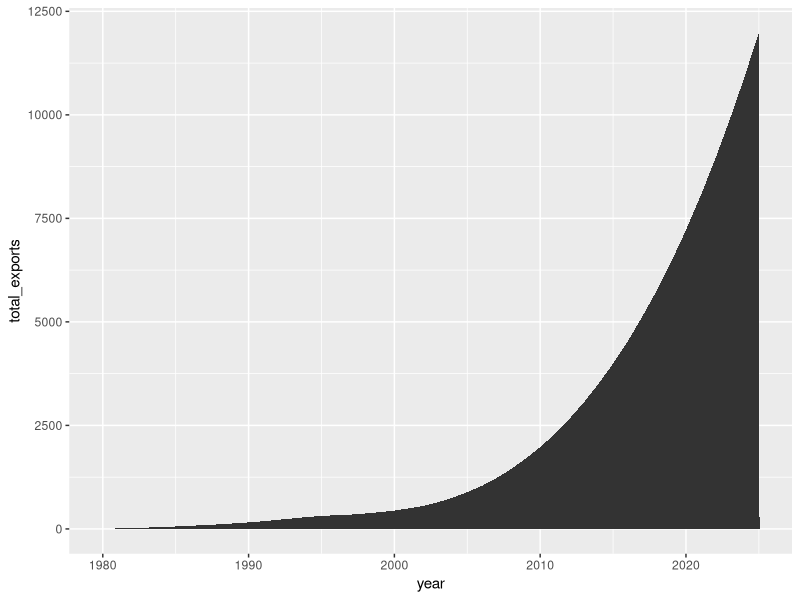
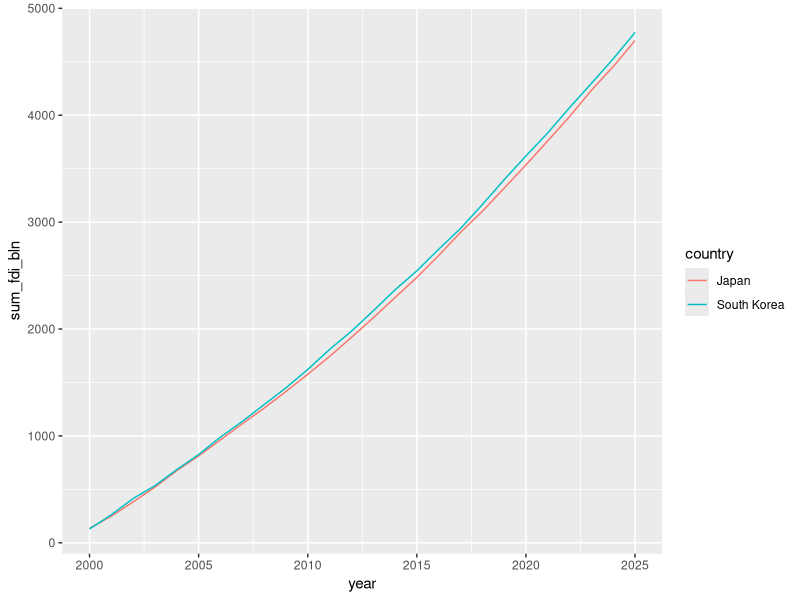
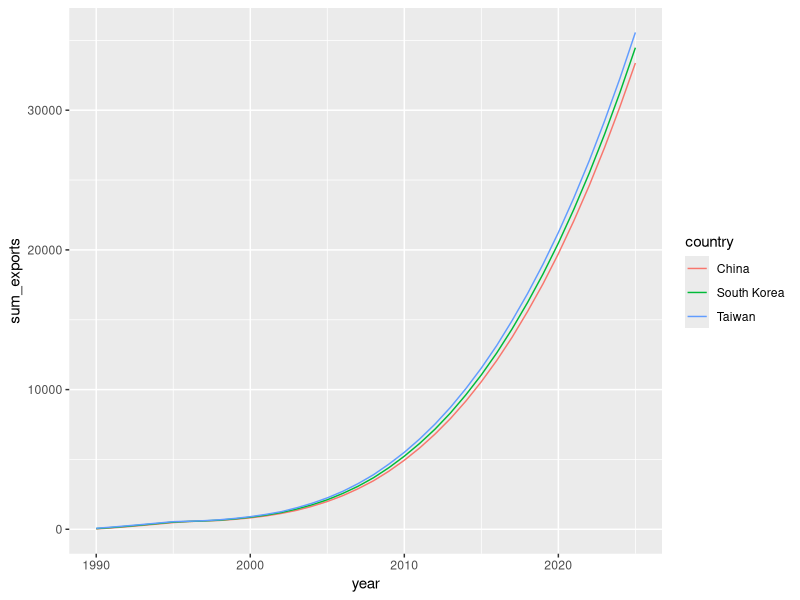
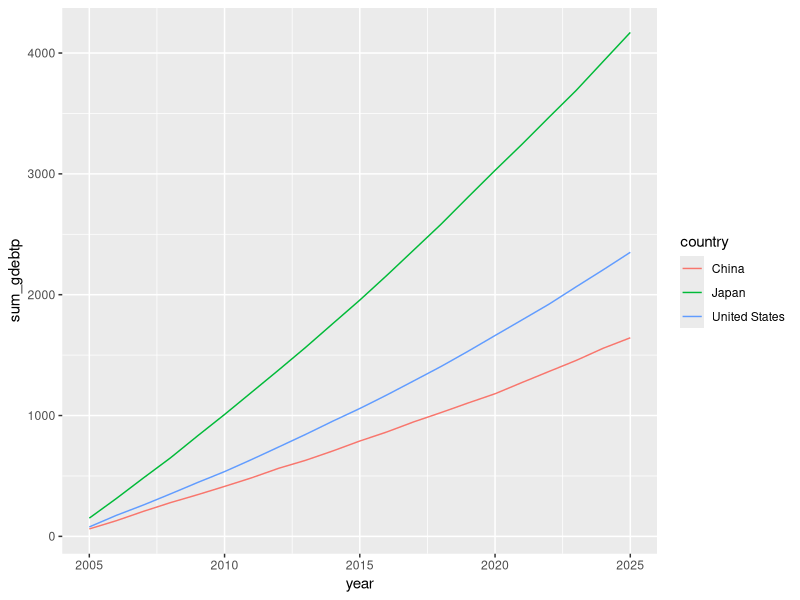
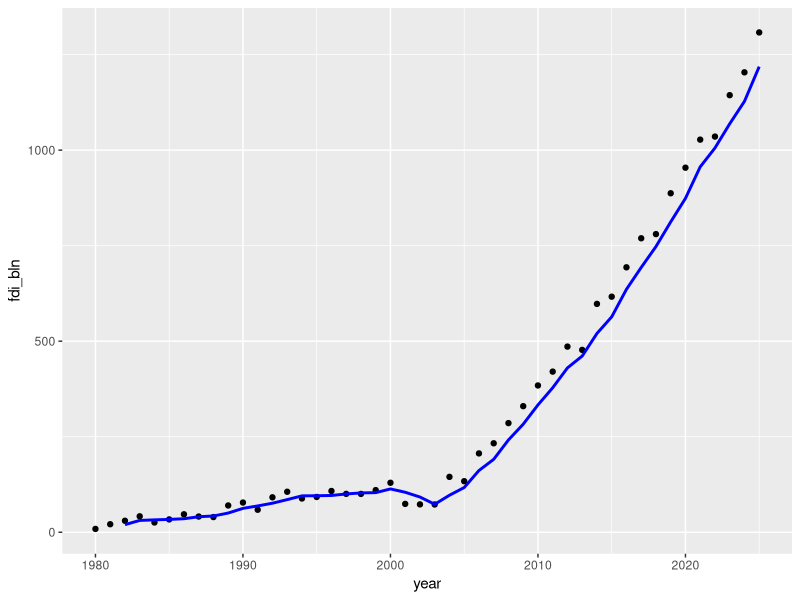
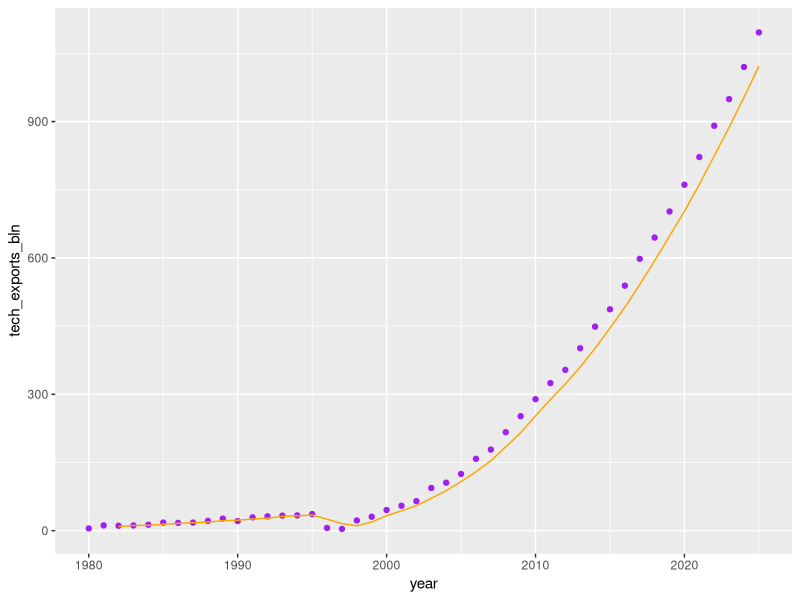
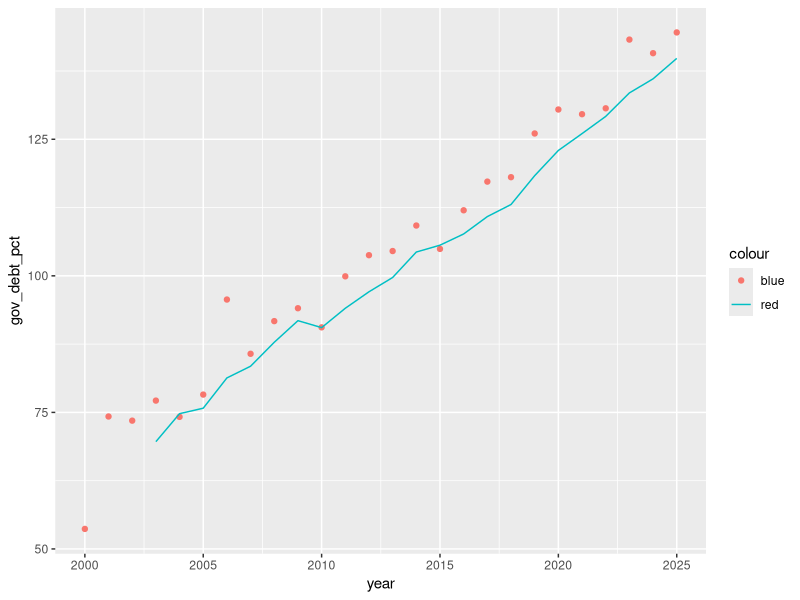
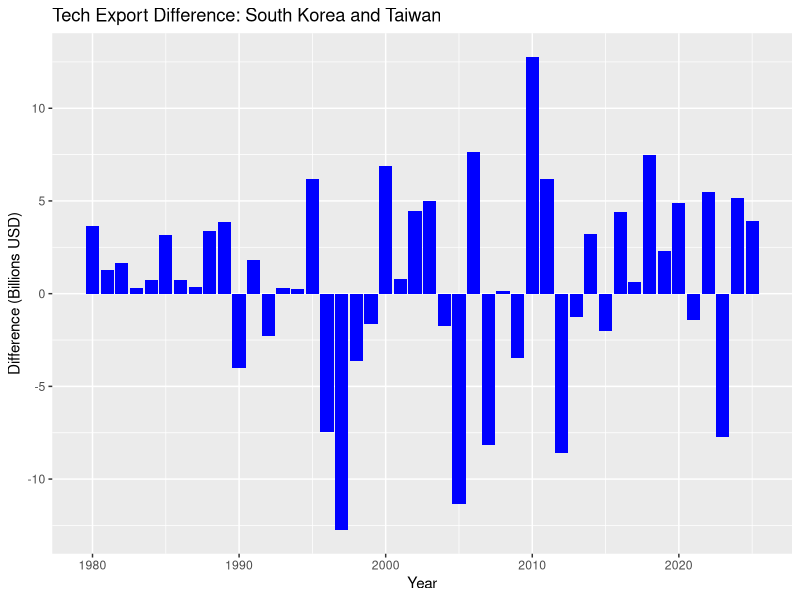

These charts were generated, in order, by the following R code:
## ---- chunk 1
library(tidyverse)

set.seed(101)

advanced_macro_data <- expand_grid(
  country = c("China", "South Korea", "United States", "Japan", "Taiwan"),
  year = 1980:2025
) %>%
  mutate(
    # Simulate Foreign Direct Investment with some variance
    fdi_bln = case_when(
      country == "China" & year > 2000 ~ (year - 2000)^1.5 * 10 + rnorm(n(), 50, 20),
      country == "United States" ~ (year - 1980) * 12 + rnorm(n(), 100, 30),
      TRUE ~ (year - 1980) * 5 + rnorm(n(), 20, 10)
    ),
    # Simulate Unemployment Rate (spiking during known crises)
    unemployment_rate = case_when(
      country == "South Korea" & year %in% 1997:1999 ~ rnorm(n(), 7.5, 1),
      country == "United States" & year %in% c(2008, 2009, 2010, 2020) ~ rnorm(n(), 8.5, 1.5),
      TRUE ~ rnorm(n(), 4.0, 1.2)
    ),
    # Simulate Inflation - introducing NA values randomly to force data cleaning
    inflation_rate = rnorm(n(), 3.0, 2.5),
    # Simulate Government Debt as % of GDP
    gov_debt_pct = case_when(
      country == "Japan" ~ (year - 1980) * 4 + 50 + rnorm(n(), 10, 5),
      country == "United States" & year > 2000 ~ (year - 2000) * 3 + 60 + rnorm(n(), 5, 5),
      TRUE ~ (year - 1980) * 1.5 + 20 + rnorm(n(), 5, 5)
    ),
    # Simulate Tech Exports
    tech_exports_bln = if_else(
      country %in% c("South Korea", "Taiwan", "China") & year > 1995,
      (year - 1995)^2 * 1.2 + rnorm(n(), 10, 5),
      (year - 1980) * 2 + rnorm(n(), 5, 2)
    ),
    # Add a messy text column mimicking qualitative analyst notes
    analyst_note = sample(
      c(" stable_growth ", "CRISIS_watch", "recession Warning", " steady ", NA), 
      size = n(), replace = TRUE, prob = c(0.4, 0.1, 0.1, 0.3, 0.1)
    )
  ) %>%
  # Introduce random missing values (NAs) in inflation to practice cleaning
  mutate(inflation_rate = ifelse(runif(n()) < 0.1, NA, inflation_rate)) %>%
  # Round numerics
  mutate(across(where(is.numeric) & !matches("year"), ~round(.x, 2)))

# Save to your working directory
write_csv(advanced_macro_data, "advanced_macro_data.csv")
## ---- chunk 2
advanced_macro_data %>%
    group_by(country) %>%
    summarize(
        avg_fdi = mean(fdi_bln, na.rm = TRUE),
        sd_fdi = sd(fdi_bln, na.rm = TRUE)
    ) %>%
    arrange(desc(avg_fdi))
## ---- chunk 3
advanced_macro_data %>%
    group_by(country) %>%
    summarize(
        avg_debt = mean(gov_debt_pct, na.rm = TRUE),
        med_debt = median(gov_debt_pct, na.rm = TRUE)
    ) %>%
    arrange(desc(med_debt))
## ---- chunk 4
advanced_macro_data %>%
    group_by(country) %>%
    filter(unemployment_rate == max(unemployment_rate, na.rm = TRUE)) %>%
    select(country, year, unemployment_rate)
## ---- chunk 5
advanced_macro_data %>%
    group_by(country) %>%
    filter(fdi_bln == max(fdi_bln, na.rm = TRUE)) %>%
    select(country, year, fdi_bln) %>%
    arrange(desc(fdi_bln))
## ---- chunk 6
advanced_macro_data %>%
    group_by(country) %>%
    summarize(missing_inflation_count = sum(is.na(inflation_rate))) %>%
    arrange(desc(missing_inflation_count))
## ---- chunk 7
advanced_macro_data %>%
    group_by(country) %>%
    summarize(missing_analyst_note = sum(is.na(analyst_note))) %>%
    arrange(desc(missing_analyst_note))
## ---- chunk 8
advanced_macro_data %>%
    mutate(decade = year %/% 10 * 10) %>%
    group_by(country, decade) %>%
    summarize(
        median_debt = median(gov_debt_pct, na.rm = TRUE)
    )
## ---- chunk 9
advanced_macro_data %>%
    mutate(five_year_block = year %/% 5 * 5) %>%
    group_by(country, five_year_block) %>%
    summarize(
        avg_unemployment = mean(unemployment_rate, na.rm = TRUE)
    )
## ---- chunk 10
advanced_macro_data %>%
    filter(country == 'South Korea') %>%
    arrange(year) %>%
    mutate(
        prev_inflation = lag(inflation_rate),
        yoy_inflation_change = inflation_rate - prev_inflation
    )
## ---- chunk 11
advanced_macro_data %>%
    filter(country == 'United States') %>%
    arrange(year) %>%
    mutate(ly_gov_debt_pct = lag(gov_debt_pct),
    yoy_gov_debt_pct = gov_debt_pct - ly_gov_debt_pct
    ) %>%
    select(country, year, gov_debt_pct, ly_gov_debt_pct, yoy_gov_debt_pct)
## ---- chunk 12
advanced_macro_data %>%
    filter(country == 'Taiwan') %>%
    arrange(year) %>%
    mutate(total_exports = cumsum(tech_exports_bln)) %>%
    ggplot(aes(x = year, y = total_exports)) +
    geom_area()
## ---- chunk 13
advanced_macro_data %>%
filter(country %in% c('Japan', 'South Korea'), year >= 2000) %>%
group_by(country) %>%
arrange(year) %>%
mutate(sum_fdi_bln = cumsum(fdi_bln)) %>%
ggplot(aes(x = year, y = sum_fdi_bln, color = country)) +
geom_line()
## ---- chunk 14
advanced_macro_data %>%
    filter(country %in% c('China', 'Taiwan', 'South Korea'), year >= 1990) %>%
    arrange(year) %>%
    mutate(sum_exports = cumsum(tech_exports_bln)) %>%
    ggplot(aes(x = year, y = sum_exports, color = country)) +
    geom_line()
## ---- chunk 15
advanced_macro_data %>%
    filter(country %in% c('United States', 'China', 'Japan'), year >= 2005) %>%
    group_by(country) %>%
    arrange(year) %>%
    mutate(sum_gdebtp = cumsum(gov_debt_pct)) %>%
    ggplot(aes(x = year, y = sum_gdebtp, color = country)) +
    geom_line()
## ---- chunk 16
advanced_macro_data %>%
    filter(country == 'China') %>%
    arrange(year) %>%
    mutate(
        fdi_rolling_avg = ((fdi_bln + lag(fdi_bln) + lag(fdi_bln, 2)) /3)
    ) %>%
    ggplot(aes(x = year)) +
    geom_point(aes(y = fdi_bln), color = 'black') +
    geom_line(aes(y = fdi_rolling_avg), color = 'blue', linewidth = 1)
## ---- chunk 17
advanced_macro_data %>%
    filter(country == 'South Korea') %>%
    arrange(year) %>%
    mutate(
        rol_avg_tech = ((tech_exports_bln + lag(tech_exports_bln) + lag(tech_exports_bln, 2)) / 3)
    ) %>%
    ggplot(aes(x = year)) +
    geom_point(aes(y = tech_exports_bln), color = 'purple') +
    geom_line(aes(y = rol_avg_tech), color = 'orange')
## ---- chunk 18
advanced_macro_data %>%
    filter(country == 'United States', year >= 2000) %>%
    arrange(year) %>%
    mutate(
        rol_avg_gdpt = ((gov_debt_pct) + lag(gov_debt_pct) + lag(gov_debt_pct, 2) + lag(gov_debt_pct, 3)) / 4
    ) %>%
    ggplot(aes(x = year)) +
    geom_point(aes(y = gov_debt_pct, color = 'blue')) +
    geom_line(aes(y = rol_avg_gdpt, color = 'red'))
## ---- chunk 19
advanced_macro_data %>%
    select(year, country, tech_exports_bln) %>%
    pivot_wider(
        names_from = country,
        values_from = tech_exports_bln
    )
## ---- chunk 20
advanced_macro_data %>%
    select(year, country, fdi_bln) %>%
    pivot_wider(
        names_from = country,
        values_from = fdi_bln
    )
## ---- chunk 21
advanced_macro_data %>%
    filter(country %in% c('China', 'Japan', 'Taiwan', 'South Korea')) %>%
    select(year, country, gov_debt_pct) %>%
    pivot_wider(
        names_from = country,
        values_from = gov_debt_pct
    )
## ---- chunk 22
advanced_macro_data %>%
    filter(country %in% c('United States', 'China')) %>%
    arrange(year) %>%
    mutate(rol_avg = ((unemployment_rate) + lag(unemployment_rate) + lag(unemployment_rate, 2)) / 3) %>%
    select(year, country, rol_avg) %>%
    pivot_wider(
        names_from = country,
        values_from = rol_avg
    )
## ---- chunk 23
advanced_macro_data %>%
    select(year, country, tech_exports_bln) %>%
    pivot_wider(
        names_from = country,
        values_from = tech_exports_bln
    ) %>%
    mutate(tech_diff = `South Korea` - `Taiwan`) %>%
    ggplot(aes(x = year, y = tech_diff)) +
    geom_col(fill = 'blue') +
    labs(
        title = "Tech Export Difference: South Korea and Taiwan",
        x = "Year",
        y = "Difference (Billions USD)"
    )
## ---- chunk 24
advanced_macro_data %>%
    select(year, country, unemployment_rate) %>%
    pivot_wider(
        names_from = country,
        values_from = unemployment_rate
    ) %>%
    mutate(unemp_gap = `United States` - `Japan`) %>%
    ggplot(aes(x = year, y = unemp_gap)) +
    geom_col(fill = 'red') +
    labs(
        title = "Unemployment Gap between the United States and Japan",
        x = "Year",
        y = "Unemployment Gap (In Percent)"
    )
## ---- chunk 25
advanced_macro_data %>%
    filter(year >= 2005) %>%
    select(year, country, fdi_bln) %>%
    pivot_wider(
        names_from = country,
        values_from = fdi_bln
    ) %>%
    mutate(fdi_diff = `China` - `South Korea`) %>%
    ggplot(aes(x = year, y = fdi_diff)) +
    geom_col(fill = 'purple') +
    labs(
        title = "FDI difference between China and South Korea",
        x = "Year",
        y = "FDI difference"
    )
## ---- chunk 26
advanced_macro_data %>%
    select(year, country, gov_debt_pct) %>%
    pivot_wider(
        names_from = country,
        values_from = gov_debt_pct
    ) %>%
    mutate(total_debt_pct = `Taiwan` + `South Korea`) %>%
    ggplot(aes(x = year, y = total_debt_pct)) +
    geom_col(fill = 'green') +
    labs(
        title = "Total amount of cumulative debt between South Korea and Taiwan",
        x = "Year",
        y = "Cumulative Debt"
    )
## ---- chunk 27
advanced_macro_data %>%
    filter(country %in% c('United States', 'China')) %>%
    group_by(country) %>%
    arrange(year) %>%
    mutate(rolling_fdi = (fdi_bln +lag(fdi_bln)+ lag(fdi_bln, 2)) / 3) %>%
    filter(year >= 2000) %>%
    select(year, country, rolling_fdi) %>%
    pivot_wider(
        names_from = country,
        values_from = rolling_fdi
    ) %>%
    mutate(fdi_gap = `China` - `United States`) %>%
    ggplot(aes(x = year, y = fdi_gap)) +
    geom_col(fill = 'red')
## ---- chunk 28
advanced_macro_data %>%
    select(year, country, tech_exports_bln) %>%
    pivot_wider(
        names_from = country,
        values_from = tech_exports_bln
    ) %>%
    pivot_longer(
        cols = -year,
        names_to = "country",
        values_to = "tech_exports_bln"
    )
## ---- chunk 29
advanced_macro_data %>%
    select(year, country, fdi_bln) %>%
    pivot_wider(
        names_from = country,
        values_from = fdi_bln
    ) %>%
    pivot_longer(
        cols = -year,
        names_to = "country",
        values_to = "fdi_bln"
    )
## ---- chunk 30
advanced_macro_data %>%
    filter(country %in% c('China', 'Japan', 'South Korea')) %>%
    select(year, country, gov_debt_pct) %>%
    pivot_wider(
        names_from = country,
        values_from = gov_debt_pct
    ) %>%
    pivot_longer(
        cols = c(`China`, `Japan`, `South Korea`),
        names_to = "country",
        values_to = "gov_debt_pct"
    )
## ---- chunk 31
advanced_macro_data %>%
    filter(country %in% c('United States', 'China')) %>%
    group_by(country) %>%
    arrange(year) %>%
    mutate(rolavgun = ((unemployment_rate) + lag(unemployment_rate) + lag(unemployment_rate, 2)) / 3) %>%
    ungroup(country) %>%
    select(year, country, rolavgun) %>%
    pivot_wider(
        names_from = country,
        values_from = rolavgun
    ) %>%
    pivot_longer(
        cols = c(`United States`, China),
        names_to = "country",
        values_to = "rolavgun"
    )
## ---- chunk 32
advanced_macro_data %>%
    ggplot(aes(x = year, y = gov_debt_pct)) +
    geom_line(color = 'blue') +
    facet_wrap(~country, scales = "free_y") +
    labs(
        title = "test",
        x = "Year",
        y = "Government Debt (% of GDP)"
    )
## ---- chunk 33
advanced_macro_data %>%
    ggplot(aes(x = year, y = fdi_bln)) +
    geom_line(color = 'red') +
    facet_wrap(~country, scales = "free_y") +
    labs(
        title = "Second Test",
        x = "Year",
        y = "Foreign Direct Investment (Billions)"
    )
## ---- chunk 34
advanced_macro_data %>%
    filter(year >= 2005) %>%
    ggplot(aes(x = year, y = unemployment_rate)) +
    geom_line(color = 'red') +
    facet_wrap(~country, scales = "free_y") +
    labs(
        title = "Third Test",
        x = "Year",
        y = "Unemployment Rate"
    )
## ---- chunk 35
advanced_macro_data %>%
    group_by(country) %>%
    arrange(year) %>%
    mutate(rol_avg_teb = (tech_exports_bln + lag(tech_exports_bln, 1) + lag(tech_exports_bln, 2)) / 3) %>%
    ungroup(country) %>%
    ggplot(aes(x = year, y = rol_avg_teb)) +
    geom_line() +
    facet_wrap(~country, scales = "free_y") +
    labs(
        title = "fourth test",
        x = "year",
        y = "rolling average of tech exports"
    )
## ---- chunk 36
advanced_macro_data %>%
    filter(country == 'United States') %>%
    ggplot(aes(x = year, y = fdi_bln)) +
    geom_line(color = "darkgreen") +
    scale_y_continuous(labels = scales::label_dollar()) +
    labs(
        title = "United States FDI over time",
        x = "Year",
        y = "Foreign Direct Investment (Billions)"
    )
## ---- chunk 37
advanced_macro_data %>%
    filter(country == 'China') %>%
    ggplot(aes(x = year, y = tech_exports_bln))+
    geom_line()+
    scale_y_continuous(labels = scales::label_dollar())
## ---- chunk 38
advanced_macro_data %>%
    filter(country == 'South Korea') %>%
    ggplot(aes(x = year, y = unemployment_rate)) +
    geom_line() +
    scale_y_continuous(labels = scales::label_percent(scale =1))
## ---- chunk 39
advanced_macro_data %>%
    filter(country == 'Japan') %>%
    ggplot(aes(x = year, y = gov_debt_pct)) +
    geom_line() +
    scale_y_continuous(labels = scales::label_comma())
## ---- chunk 40
advanced_macro_data %>%
    drop_na(inflation_rate, unemployment_rate) %>%
    ggplot(aes(x = inflation_rate, y = unemployment_rate, color = country)) +
    geom_point() +
    theme_minimal() +
    theme(legend.position = "bottom") +
    labs(
        title = "Inflation Rate vs Unemployment Rate",
        x = "Inflation Rate (%)",
        y = "Unemployment Rate (%)",
        color = "Country"
    )
## ---- chunk 41
advanced_macro_data %>%
    drop_na(gov_debt_pct, inflation_rate) %>%
    ggplot(aes(x = gov_debt_pct, y = inflation_rate, color = country)) +
    geom_point() +
    theme_minimal() +
    theme(legend.position = "bottom") +
    scale_y_continuous(labels = scales::label_percent(scale = 1)) +
    labs(
        title = "Comparison of Government Debt to Inflation Rate",
        x = "Government Debt (%)",
        y = "Inflation Rate (%)",
        color = "Country"
    )
## ---- chunk 42
advanced_macro_data %>%
filter(country %in% c('United States', 'China')) %>%
drop_na(tech_exports_bln, fdi_bln) %>%
ggplot(aes(x = tech_exports_bln, y = fdi_bln, color = country)) +
geom_point() +
theme_bw() +
theme(legend.position = "bottom") +
labs(
    title = "first test",
    x = "tech exports bln",
    y = "fdi bln"
)
## ---- chunk 43
advanced_macro_data %>%
    filter(year >= 2010) %>%
    drop_na(fdi_bln, gov_debt_pct) %>%
    ggplot(aes(x = fdi_bln, y = gov_debt_pct, color = country)) +
    geom_point() +
    theme_classic() +
    theme(legend.position = "bottom") +
    scale_x_continuous(labels = scales::label_dollar()) +
    labs(
        title = "Graph showing fdi to gvt debt",
        x = "fdi (bil)",
        y = "gvt debt (%)"
    )
## ---- chunk 44
advanced_macro_data %>%
    filter(country == 'South Korea') %>%
    ggplot(aes(x = year, y = unemployment_rate)) +
    geom_point() +
    geom_line() +
    geom_vline(xintercept = 1997, linetype = "dashed", color = "red") +
    annotate(
        "text",
        x = 1997.5,
        y = 20,
        label = "Asian Financial Crisis",
        color = "red",
        hjust = 0
    ) +
    labs(
        title = "graph showing asian financial crisis damage.",
        x = "Year",
        y = "Unemployment Rate(%)"
    )
## ---- chunk 45
advanced_macro_data %>%
    filter(country == 'United States') %>%
    ggplot(aes(x = year, y = gov_debt_pct)) +
    geom_line() +
    geom_point() +
    geom_vline(xintercept = 2008, linetype = "solid", color = "red") +
    annotate(
        "text",
        x = 2008.5,
        y = 10,
        label = "Global Financial Crisis",
        color = "red",
        hjust = "red"
    ) +
    labs(
        title = "Graph Showing Effects of the Global Financial Crisis",
        x = "Year",
        y = "Government Debt as a Percent"
    )
## ---- chunk 46
advanced_macro_data %>%
    filter(country == 'China') %>%
    ggplot(aes(x = year, y = inflation_rate))+
    geom_line() +
    geom_point() +
    geom_hline(yintercept = 3, linetype = "dashed", color = "blue") +
    annotate(
        "text",
        x = 2000,
        y = 3.5,
        label = "Inflation Target",
        color = "red",
        hjust = 0
    ) +
    labs(
        title = "Graph showing Inflation Target",
        x = "Year",
        y = "Inflation Rate"
    )
## ---- chunk 47
advanced_macro_data %>%
    filter(country == 'Japan') %>%
    ggplot(aes(x = year, y = unemployment_rate)) +
    geom_line() +
    geom_point() +
    geom_vline(xintercept = 2020, linetype = "dashed", color = "blue") +
    annotate(
        "Text",
        x = 2010,
        y = 7,
        label = "COVID-19 Shock",
        color = "red",
        hjust = 0
    ) +
    labs(
        title = "Graph showing damage of COVID-19",
        x = "Year",
        y = "Unemployment Rate"
    )
## ---- chunk 48
advanced_macro_data %>%
    filter(year >= 1995, year <= 1997) %>%
    filter(country %in% c('United States', 'South Korea')) %>%
    group_by(country) %>%
    arrange(country, year) %>%
    mutate(rol_avg_teb = (tech_exports_bln + lag(tech_exports_bln) + lag(tech_exports_bln, 2)) / 3) %>%
    ungroup(country) %>%
    select(country, year, tech_exports_bln, rol_avg_teb)
## ---- chunk 49
advanced_macro_data %>%
    filter(year >= 2010) %>%
    filter(country %in% c('China', 'Japan', 'South Korea')) %>%
    select(year, country, tech_exports_bln) %>%
    pivot_wider(
        names_from = country,
        values_from = tech_exports_bln
    )

## ---- chunk 50
advanced_macro_data %>%
    filter(year >= 2010) %>%
    filter(country %in% c('China', 'Japan', 'South Korea')) %>%
    select(year, country, tech_exports_bln) %>%
    pivot_wider(
        names_from = country,
        values_from = tech_exports_bln
    ) %>%
    pivot_longer(
        cols = -year,
        names_to = "country",
        values_to = "tech_exports_bln"
    )
## ---- chunk 51
advanced_macro_data %>%
    filter(country %in% c('United States', 'China')) %>%
    select(year, country, fdi_bln) %>%
    pivot_wider(
        names_from = country,
        values_from = fdi_bln
    ) %>%
    pivot_longer(
        cols = -year,
        names_to = "country",
        values_to = "fdi_bln"
    ) %>%
    ggplot(aes(x = year, y = fdi_bln, color = country)) +
    geom_line() +
    scale_y_continuous(labels = scales::label_dollar()) +
    labs(
        title = "Comparison of China and United States FDI (billions USD)",
        x = "Year",
        y = "FDI (in Billions)"
    )
## ---- chunk 52
advanced_macro_data %>%
    arrange(year) %>%
    group_by(country) %>%
    mutate(rlng_avg_unem = (unemployment_rate + lag(unemployment_rate) + lag(unemployment_rate, 2)) / 3) %>%
    ungroup(country) %>%
    ggplot(aes(x = year, y = rlng_avg_unem)) +
    geom_line() +
    geom_point()+
    theme_minimal() +
    facet_wrap(~country, scales = "free_y") +
    scale_y_continuous(labels = scales::label_percent(scale = 1)) +
    labs(
        title = "Three-year rolling averages for unemployment in Major Economies",
        x = "Year",
        y = "Unemployment"
    )
## ---- chunk 53
advanced_macro_data %>%
    filter(country == 'South Korea') %>%
    ggplot(aes(x = year, y = gov_debt_pct)) +
    geom_point() +
    geom_line() +
    geom_vline(xintercept = 1997, linetype = "dashed", color = "red") +
    annotate(
        "text",
        x = 1998,
        y = 6,
        label = "IMF Bailout",
        color = "red",
        hjust = 0
    ) +
    labs(
        title = "Graph showing the effects of the IMF Bailout",
        x = "Year",
        y = "Government Debt as a Percentage of GDP"
    )
## ---- chunk 54
advanced_macro_data %>%
    filter(year >= 2005) %>%
    drop_na(inflation_rate, unemployment_rate) %>%
    ggplot(aes(x = inflation_rate, y = unemployment_rate, color = country)) +
    geom_point() +
    theme_light() +
    theme(legend.position = "bottom")
## ---- chunk 55
advanced_macro_data %>%
    filter(year >= 2008) %>%
    filter(country %in% c('China', 'Japan', 'South Korea')) %>%
    drop_na(gov_debt_pct, fdi_bln) %>%
    ggplot(aes(x = gov_debt_pct, y = fdi_bln, color = country)) +
    geom_point() +
    scale_y_continuous(labels = scales::label_dollar()) +
    theme(legend.position = "top") +
    theme_minimal()
## ---- chunk 56
advanced_macro_data %>%
    filter(year < 2020) %>%
    filter(country %in% c('United States', 'China', 'South Korea')) %>%
    drop_na(tech_exports_bln, unemployment_rate) %>%
    ggplot(aes(x = tech_exports_bln, y = unemployment_rate, color = country)) +
    scale_x_continuous(labels = scales::label_dollar()) +
    scale_y_continuous(labels = scales::label_percent(scale = 1)) +
    #Decided that I would also make sure the unit we are placing in the y category is accurate since we are already doing the same for the x axis
    geom_point() +
    theme_classic() +
    labs(
        title = "Technology Exports to Unemployment Dynamics in North America and Asia",
        x = "Tech Exports (Billions USD)",
        y = "Unemployment Rate (%)"
    )
## ---- chunk 57
advanced_macro_data %>%
filter(country == 'Japan') %>%
drop_na(year, inflation_rate) %>%
ggplot(aes(x = year, y = inflation_rate)) +
geom_line() +
geom_point() +
geom_hline(yintercept = 2.5, x = 2000, color = "red")
## ---- chunk 58
advanced_macro_data %>%
filter(country %in% c('China', 'Japan', 'South Korea')) %>%
select(year, country, tech_exports_bln) %>%
pivot_wider(
    names_from = "country",
    values_from = "tech_exports_bln"
) %>%
pivot_longer(
    cols = -year,
    names_to = "country",
    values_to = "tech_exports_bln"
) %>%
group_by(country) %>%
arrange(year) %>%
mutate(threeyear = (tech_exports_bln + lag(tech_exports_bln) + lag(tech_exports_bln, 2)) / 3) %>%
ungroup() %>%
drop_na(threeyear) %>%
ggplot(aes(x = year, y = threeyear)) +
geom_line() +
facet_wrap(~country, scales = "free_y") +
scale_y_continuous(labels = scales::label_dollar())
## ---- chunk 59
advanced_macro_data %>%
    filter(country == 'United States') %>%
    ggplot(aes(x = year, y = gov_debt_pct)) +
    geom_line() +
    theme_classic() +
    geom_vline(xintercept = 2008.5, linetype = "dashed", color = "red") +
    annotate(
        "rect",
        xmin = 2007, xmax = 2009,
        ymin = -Inf, ymax = Inf,
        fill = "red",
        alpha = 0.2
    )
## ---- chunk 60
advanced_macro_data %>%
    filter(country %in% c('China', 'Japan', 'South Korea')) %>%
    filter(year >= 2008) %>%
    drop_na(gov_debt_pct, fdi_bln) %>%
    ggplot(aes(x = fdi_bln, y = gov_debt_pct, color = country)) +
    scale_y_continuous(labels = scales::label_dollar()) +
    geom_point() +
    theme_minimal() +
    theme(legend.position = "Top")
## ---- chunk 61
advanced_macro_data %>%
    filter(country %in% c('United States', 'China', 'South Korea')) %>%
    filter(year < 2020) %>%
    drop_na(tech_exports_bln, unemployment_rate) %>%
    ggplot(aes(x = tech_exports_bln, y = unemployment_rate, color = country)) +
    scale_x_continuous(labels = scales::label_dollar()) +
    theme_classic() +
    geom_point() +
    scale_y_continuous(labels = scales::label_percent()) +
    labs(
        title = "Technology Exports and Unemployment Trade-Off",
        x = "Tech Exports (Billions in USD)",
        y = "Unemployment Rate (%)"
    )
## ---- chunk 62
advanced_macro_data %>%
    filter(country %in% c('Taiwan', 'South Korea', 'Japan')) %>%
    select(year, country, gov_debt_pct) %>%
    pivot_wider(
        names_from = "country",
        values_from = "gov_debt_pct"
    ) %>%
    pivot_longer(
        cols = -year,
        names_to = "country",
        values_to = "gov_debt_pct"
    ) %>%
    ggplot(aes(x = year, y = gov_debt_pct, color = country)) +
    scale_y_continuous(labels = scales::label_percent(scale =1)) +
    theme_minimal() +
    geom_point()
## ---- chunk 63
advanced_macro_data %>%
    filter(country %in% c('China', 'United States')) %>%
    select(year, country, tech_exports_bln) %>%
    pivot_wider(
        names_from = "country",
        values_from = "tech_exports_bln"
    ) %>%
    pivot_longer(
        cols = -year,
        names_to = "country",
        values_to = "tech_exports_bln"
    ) %>%
    arrange(year) %>%
    group_by(country) %>%
    mutate(threeyear = (tech_exports_bln + lag(tech_exports_bln) + lag(tech_exports_bln, 2)) /3) %>%
    ungroup(country) %>%
    ggplot(aes(x = year, y = threeyear)) +
    geom_line() +
    facet_wrap(~country, scales = "free_y") +
    scale_y_continuous(labels = scales::label_dollar())
